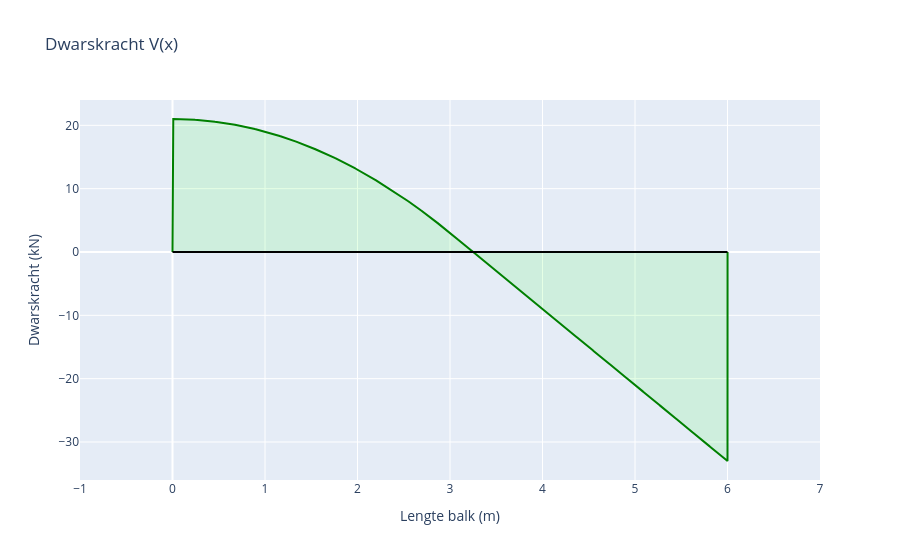

The notebook cell this image was saved under:
### Markdown cell above
## Dwarskrachtgrafiek

### Code cell
layout = go.Layout(
    title="Dwarskracht V(x)",
    xaxis=dict(dtick=1, title="Lengte balk (m)", range=[-1, lengteBalk+1]),
    yaxis=dict(title="Dwarskracht (kN)"),
    showlegend=False
)

line = go.Scatter(
    x=X,
    y= sum(shearForce),
    mode='lines',
    name='Dwarskracht (kN)',
    fill = 'tonexty',
    line_color='green',
    fillcolor='rgba(0,255,0,0.1)'
)

axis = go.Scatter(
    x= [0,lengteBalk],
    y= [0,0],
    mode='lines',
    line_color='black'
)

fig= go.Figure(data=[line, axis], layout=layout)
fig.show()

### Figure 1 — Plotly figure (JSON) as saved in the notebook; plotly's stock layout.template omitted (floating-point values rounded to 4 significant figures; data arrays with more than 128 entries replaced by an {"elided": "..."} marker saying what was removed)
{"data": [{"fill": "tonexty", "fillcolor": "rgba(0,255,0,0.1)", "line": {"color": "green"}, "mode": "lines", "name": "Dwarskracht (kN)", "type": "scatter", "x": {"elided": "10002 float values"}, "y": {"elided": "10002 float values"}}, {"line": {"color": "black"}, "mode": "lines", "type": "scatter", "x": [0, 6], "y": [0, 0]}], "layout": {"autosize": true, "showlegend": false, "title": {"text": "Dwarskracht V(x)"}, "xaxis": {"dtick": 1, "range": [-1, 7], "title": {"text": "Lengte balk (m)"}, "type": "linear"}, "yaxis": {"autorange": true, "range": [-36.0, 24.0], "title": {"text": "Dwarskracht (kN)"}, "type": "linear"}}}
